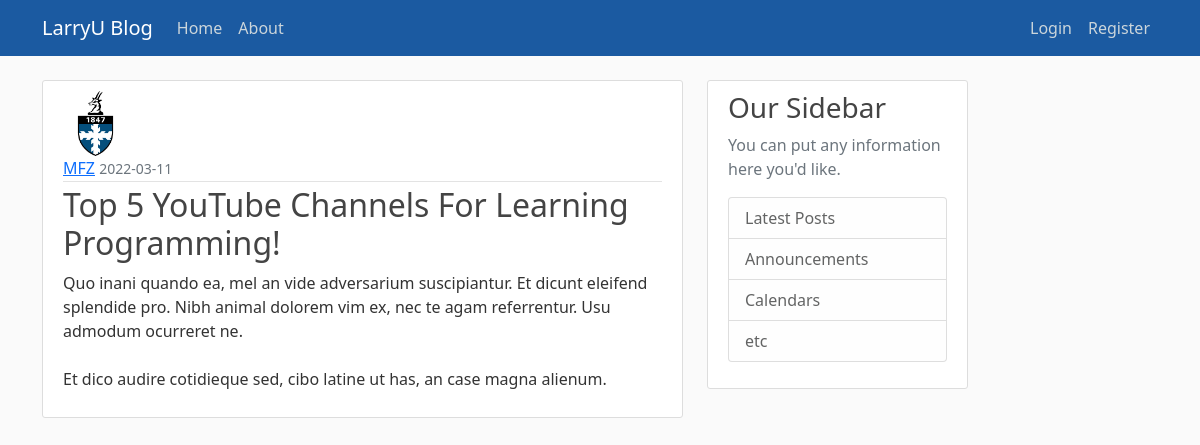
Page /post/52 on the committed database.
### flaskblog/models.py (models this page shows, shortened)
class User(db.Model, UserMixin):
    id = db.Column(db.Integer, primary_key=True)
    username = db.Column(db.String(20), unique=True, nullable=False)
    email = db.Column(db.String(120), unique=True, nullable=False)
    image_file = db.Column(db.String(20), nullable=False, default="default.jpg")
    password = db.Column(db.String(60), nullable=False)
    posts = db.relationship("Post", backref="author", lazy=True)

class Post(db.Model):
    id = db.Column(db.Integer, primary_key=True)
    title = db.Column(db.String(100), nullable=False)
    date_posted = db.Column(db.DateTime, nullable=False, default=datetime.utcnow)
    content = db.Column(db.Text, nullable=False)
    user_id = db.Column(db.Integer, db.ForeignKey("user.id"), nullable=False)

### flaskblog/posts/routes.py (the view)
@posts.route("/post/<int:post_id>")
def post(post_id):
    post = Post.query.get_or_404(post_id)
    return render_template("post.html", title=post.title, post=post)

### flaskblog/templates/post.html (shortened to what this page needs)
{% extends "layout.html" %}
{% block content %}
    <article class="media content-section">
        <img class="rounded-circle article-img" src="{{ url_for('static', filename='profile_pics/' + post.author.image_file) }}"/>
        <div class="media-body">
            <div class="article-metadata">
                <a class="mr-2" href="{{ url_for('users.user_posts', username=post.author.username) }}">{{ post.author.username }}</a>
                <small class="text-muted">{{ post.date_posted.strftime('%Y-%m-%d') }}</small>
            </div>
            <h2 class="article-title">{{ post.title }}</h2>
            <p class="article-content">{{ post.content }}</p>
        </div>
    </article>
{% endblock content %}

### flaskblog/static/main.css (style rules this page uses)
body { background: #fafafa; color: #333333; margin-top: 5rem; }
h1, h2, h3, h4, h5, h6 { color: #444444; }
.content-section { background: #ffffff; padding: 10px 20px; border: 1px solid #dddddd; border-radius: 3px; margin-bottom: 20px; }
.article-title { color: #444444; }
.article-content { white-space: pre-line; }
.article-img { height: 65px; width: 65px; margin-right: 16px; }
.article-metadata { padding-bottom: 1px; margin-bottom: 4px; border-bottom: 1px solid #e3e3e3; }

### rows in the picture
User: image_file (placeholder picture), author.username "MFZ"
Post: date_posted "2022-03-11", title "Top 5 YouTube Channels For Learning Programming!", content "Quo inani quando ea, mel an vide adversarium suscipiantur. Et dicunt eleifend splendide pro. Nibh animal dolorem vim ex, nec te agam referrentur. Usu admodum ocurreret ne. Et dico audire cotidieque sed, cibo latine ut has, an case magna alienum."
